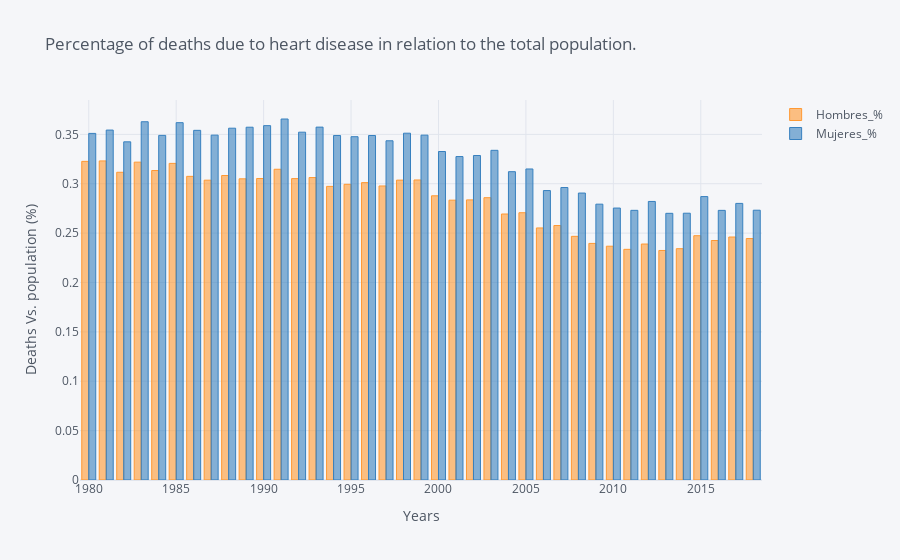

Notebook code cell kept with this figure:
### Code cell
popul_vs_death.iplot(kind='bar',
                   x='Periodo',
                   y=['Hombres_%', 'Mujeres_%'],
                   title='Percentage of deaths due to heart disease in relation to the total population.',
                   yTitle='Deaths Vs. population (%)',
                   xTitle='Years')

### Figure 1 — Plotly figure (JSON) as saved in the notebook; plotly's stock layout.template omitted (floating-point values rounded to 4 significant figures)
{"data": [{"marker": {"color": "rgba(255, 153, 51, 0.6)", "line": {"color": "rgba(255, 153, 51, 1.0)", "width": 1}}, "name": "Hombres_%", "orientation": "v", "text": "", "type": "bar", "x": [1980, 1981, 1982, 1983, 1984, 1985, 1986, 1987, 1988, 1989, 1990, 1991, 1992, 1993, 1994, 1995, 1996, 1997, 1998, 1999, 2000, 2001, 2002, 2003, 2004, 2005, 2006, 2007, 2008, 2009, 2010, 2011, 2012, 2013, 2014, 2015, 2016, 2017, 2018], "y": [0.3227, 0.3231, 0.3116, 0.3219, 0.3134, 0.3206, 0.3075, 0.3036, 0.3083, 0.305, 0.3053, 0.3147, 0.3052, 0.3063, 0.2973, 0.2994, 0.3011, 0.2977, 0.3037, 0.3038, 0.2878, 0.2834, 0.2837, 0.2859, 0.2693, 0.2706, 0.2552, 0.2577, 0.2467, 0.2396, 0.2367, 0.2336, 0.2389, 0.2324, 0.2342, 0.2474, 0.2425, 0.2461, 0.2445]}, {"marker": {"color": "rgba(55, 128, 191, 0.6)", "line": {"color": "rgba(55, 128, 191, 1.0)", "width": 1}}, "name": "Mujeres_%", "orientation": "v", "text": "", "type": "bar", "x": [1980, 1981, 1982, 1983, 1984, 1985, 1986, 1987, 1988, 1989, 1990, 1991, 1992, 1993, 1994, 1995, 1996, 1997, 1998, 1999, 2000, 2001, 2002, 2003, 2004, 2005, 2006, 2007, 2008, 2009, 2010, 2011, 2012, 2013, 2014, 2015, 2016, 2017, 2018], "y": [0.351, 0.3543, 0.3424, 0.3628, 0.349, 0.3618, 0.3541, 0.3492, 0.3562, 0.3572, 0.3588, 0.3655, 0.3522, 0.3573, 0.3489, 0.3476, 0.3488, 0.3435, 0.3512, 0.3492, 0.3326, 0.3275, 0.3286, 0.3338, 0.3122, 0.3149, 0.2931, 0.2962, 0.2906, 0.2793, 0.2754, 0.2731, 0.2821, 0.27, 0.2701, 0.287, 0.273, 0.2801, 0.2732]}], "layout": {"legend": {"bgcolor": "#F5F6F9", "font": {"color": "#4D5663"}}, "paper_bgcolor": "#F5F6F9", "plot_bgcolor": "#F5F6F9", "title": {"font": {"color": "#4D5663"}, "text": "Percentage of deaths due to heart disease in relation to the total population."}, "xaxis": {"gridcolor": "#E1E5ED", "showgrid": true, "tickfont": {"color": "#4D5663"}, "title": {"font": {"color": "#4D5663"}, "text": "Years"}, "zerolinecolor": "#E1E5ED"}, "yaxis": {"gridcolor": "#E1E5ED", "showgrid": true, "tickfont": {"color": "#4D5663"}, "title": {"font": {"color": "#4D5663"}, "text": "Deaths Vs. population (%)"}, "zerolinecolor": "#E1E5ED"}}}
